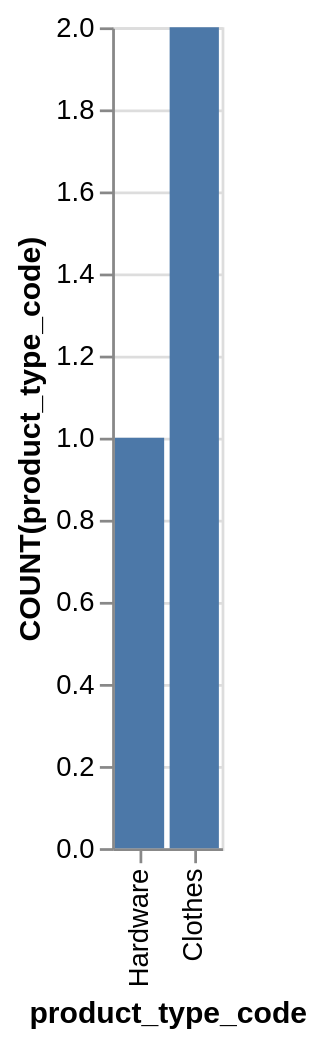

Write the Vega-Lite specification saved for this chart.
### Vega-Lite specification from a JSON file in a GitHub repository (floating-point values rounded to 4 significant figures)
{"data": {"values": [{"x_data": "Clothes", "y_data": 2}, {"x_data": "Hardware", "y_data": 1}]}, "mark": "bar", "encoding": {"x": {"field": "x_data", "type": "nominal", "title": "product_type_code", "sort": "descending"}, "y": {"field": "y_data", "type": "quantitative", "title": "COUNT(product_type_code)"}}}
